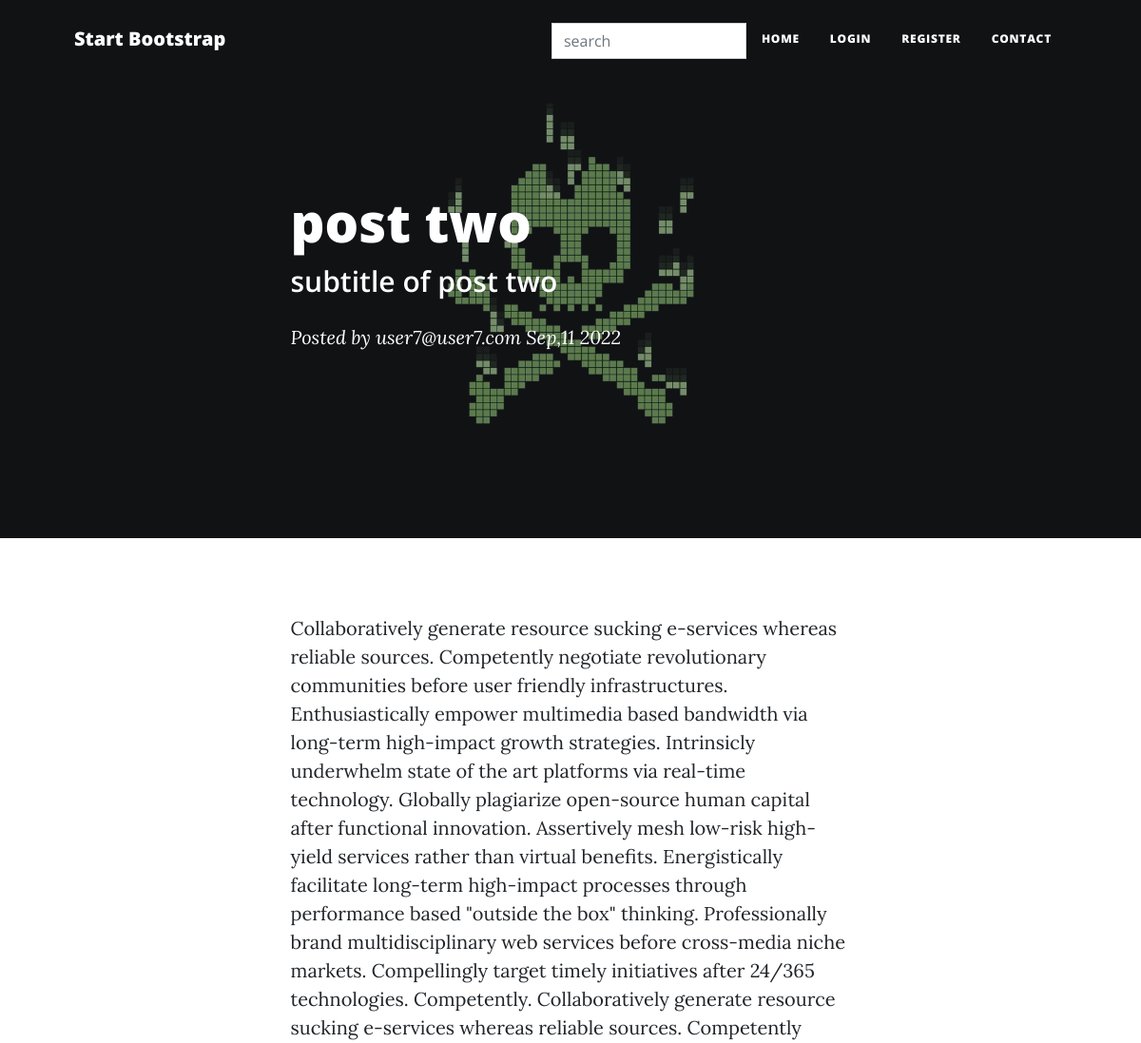
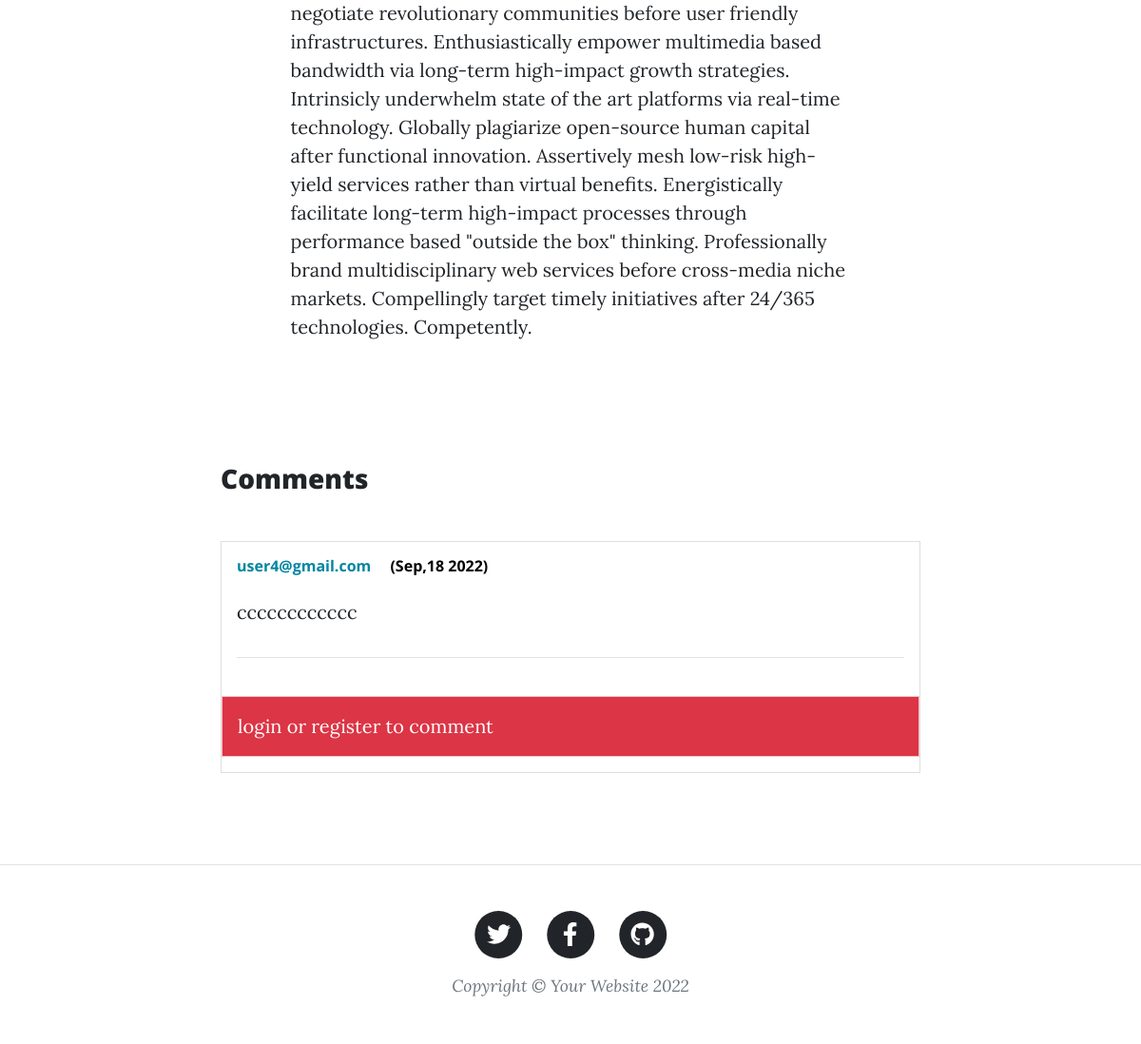
The page /posts/post.php?post_id=14 on the database its author committed (2 pictures, top to bottom).
### tables this page shows
CREATE TABLE `posts` (
  `id` int(3) NOT NULL,
  `title` varchar(200) NOT NULL,
  `subtitle` varchar(200) NOT NULL,
  `body` text NOT NULL,
  `status` int(1) NOT NULL DEFAULT 0,
  `category_id` varchar(3) NOT NULL,
  `img` varchar(200) DEFAULT NULL,
  `user_id` varchar(3) NOT NULL,
  `user_name` varchar(200) NOT NULL,
  `created_at` timestamp NOT NULL DEFAULT current_timestamp()
);

CREATE TABLE `comments` (
  `id` int(3) NOT NULL,
  `id_post_comment` int(3) NOT NULL,
  `user_name_comment` varchar(200) NOT NULL,
  `comment` varchar(200) NOT NULL,
  `created_at` timestamp NOT NULL DEFAULT current_timestamp(),
  `status_comment` int(11) NOT NULL DEFAULT 0
);

### posts/post.php (the view, shortened to what this page needs)
<?php require "../includes/navbar.php"; ?>
<?php require "../config/config.php"; ?>
<?php
    if(isset($_GET['post_id'])) {
        $id = $_GET['post_id'];
        $select = $conn->query("SELECT * FROM posts WHERE id = '$id'");
        $select->execute();
        $post = $select->fetch(PDO::FETCH_OBJ);
    } else {
       header("location: http://localhost/clean-blog/404.php");
    }
    $comments = $conn->query("SELECT posts.id AS id,
    comments.id_post_comment AS id_post_comment, comments.user_name_comment
    AS user_name_comment, comments.comment AS comment,
    comments.created_at AS created_at,
    comments.status_comment AS status_comment FROM posts JOIN comments ON posts.id =  comments.id_post_comment
    WHERE posts.id = '$id' AND comments.status_comment = 1");
    $comments->execute();
    $allComments =$comments->fetchAll(PDO::FETCH_OBJ);
?>
        <header class="masthead" style="background-image: url('images/<?php echo $post->img; ?>')">
            <div class="container position-relative px-4 px-lg-5">
                <div class="row gx-4 gx-lg-5 justify-content-center">
                    <div class="col-md-10 col-lg-8 col-xl-7">
                        <div class="post-heading">
                            <h1><?php echo $post->title; ?></h1>
                            <h2 class="subheading"><?php echo $post->subtitle; ?></h2>
                            <span class="meta">
                                Posted by
                                <a href="#!"><?php echo $post->user_name; ?></a>
                                <?php echo date('M', strtotime($post->created_at))  . ',' .  date('d', strtotime($post->created_at)) . ' ' . date('Y', strtotime($post->created_at)); ?>
                            </span>
                        </div>
                    </div>
                </div>
            </div>
        </header>
        <article class="mb-4">
            <div class="container px-4 px-lg-5">
                <div class="row gx-4 gx-lg-5 justify-content-center">
                    <div class="col-md-10 col-lg-8 col-xl-7">
                        <p><?php echo $post->body; ?></p>
                    </div>
                </div>
            </div>
        </article>
        <section>
          <div class="container my-5 py-5">
            <div class="row d-flex justify-content-center">
              <div class="col-md-12 col-lg-10 col-xl-8">
                <h3 class="mb-5">Comments</h3>
                <?php if(count($allComments) > 0) : ?>
                    <?php foreach($allComments as $comment) : ?>
                    <div class="card">
                    <div class="card-body">
                        <div class="d-flex flex-start align-items-center">
                            <div>
                                <h6 class="fw-bold text-primary"><?php echo $comment->user_name_comment; ?>
                                <h8 class="p-3 text-black">(<?php echo date('M', strtotime($comment->created_at))  . ',' .  date('d', strtotime($comment->created_at)) . ' ' . date('Y', strtotime($comment->created_at)); ?>)</h8></h6>
                            </div>
                            </div>
                            <p class="mt-3 mb-4 pb-2">
                            <?php echo $comment->comment; ?>
                            </p>
                            <hr class="my-4" />
                    </div>
                    <?php endforeach; ?>
                <?php else : ?>
                    <div class="text-center">no comments for this post,
                        be the first comment
                    </div>
                <?php endif; ?>
                <?php if(isset($_SESSION['username'])) : ?>
                  <form method="POST" action="post.php?post_id=<?php echo $id; ?>">
                        <div class="card-footer py-3 border-0" style="background-color: #f8f9fa;">
                            <div class="d-flex flex-start w-100">
                                <div class="form-outline w-100">
                                    <textarea class="form-control" id="" placeholder="write message" rows="4"
                                     name="comment"></textarea>
                                </div>
                            </div>
                            <div class="float-end mt-2 pt-1">
                                <button type="submit" name="submit" class="btn btn-primary btn-sm mb-3">Post comment</button>
                            </div>
                        </div>
                    </form>
                    <?php else : ?>
                        <div class="bg-danger alert alert-danger text-white">
                            login or register to comment
                        </div>
                    <?php endif; ?>
                </div>
              </div>
            </div>
          </div>
        </section>
  <?php require "../includes/footer.php"; ?>

### rows shown on the page
posts: img (picture), title "post two", subtitle "subtitle of post two", user_name "user7@user7.com", created_at "Sep", created_at "11", created_at "2022", body "Collaboratively generate resource sucking e-services whereas reliable sources. Competently negotiate revolutionary communities before user friendly infrastructures. Enthusiastically empower multimedia based bandwidth via long-term high-impact growth strategies. Intrinsicly underwhelm state of the art platforms via real-time technology. Globally plagiarize open-source human capital after functional innovation. Assertively mesh low-risk high-yield services rather than virtual benefits. Energistically facilitate long-term high-impact processes through performance based \"outside the box\" thinking. Professionally brand multidisciplinary web services before cross-media niche markets. Compellingly…", comments.user_name_comment "user4@gmail.com", comments.created_at "Sep", comments.created_at "18", comments.created_at "2022", comments.comment "cccccccccccc"
